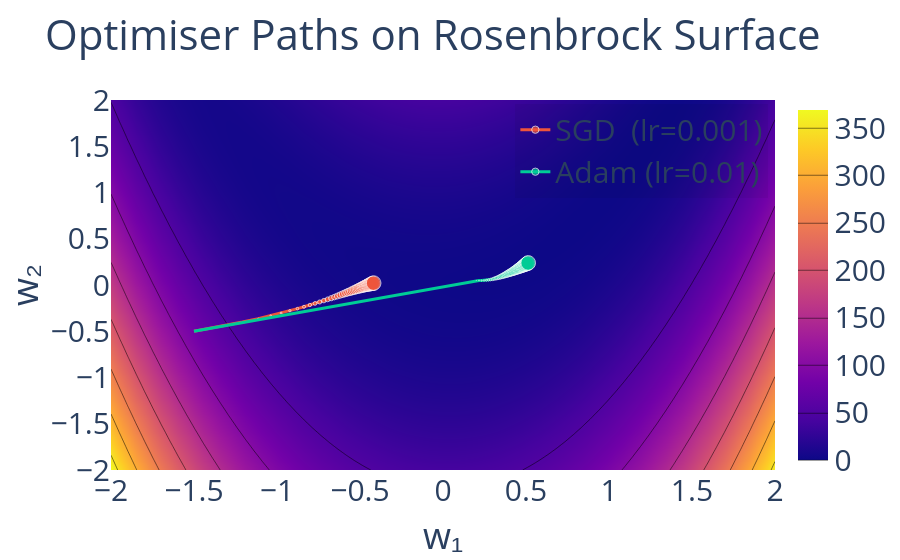

Notebook code cell kept with this figure:
### Markdown cell above
## 8 · `plotOptimization` — loss landscape + optimiser paths

### Code cell
w1 = np.linspace(-2, 2, 80)
w2 = np.linspace(-2, 2, 80)
W1, W2 = np.meshgrid(w1, w2)

# Rosenbrock-inspired loss surface
loss_surface = (1 - W1)**2 + 10 * (W2 - W1**2)**2

# Simulate two optimisers converging toward (1, 1)
def opt_path(start, lr, steps=40):
    path = [np.array(start, dtype=float)]
    for _ in range(steps - 1):
        w = path[-1].copy()
        # Gradient of loss surface
        grad = np.array([
            -2*(1 - w[0]) - 40*w[0]*(w[1] - w[0]**2),
             20*(w[1] - w[0]**2)
        ])
        path.append(w - lr * grad)
    return np.array(path)

opt_paths = {
    'SGD  (lr=0.001)':  opt_path([-1.5, -0.5], lr=0.001),
    'Adam (lr=0.01)':   opt_path([-1.5, -0.5], lr=0.010),
}

plotOptimization(
    z=loss_surface,
    x=w1,
    y=w2,
    paths=opt_paths,
    title='Optimiser Paths on Rosenbrock Surface',
    xaxis='w₁',
    yaxis='w₂',
    legend=True,
)
